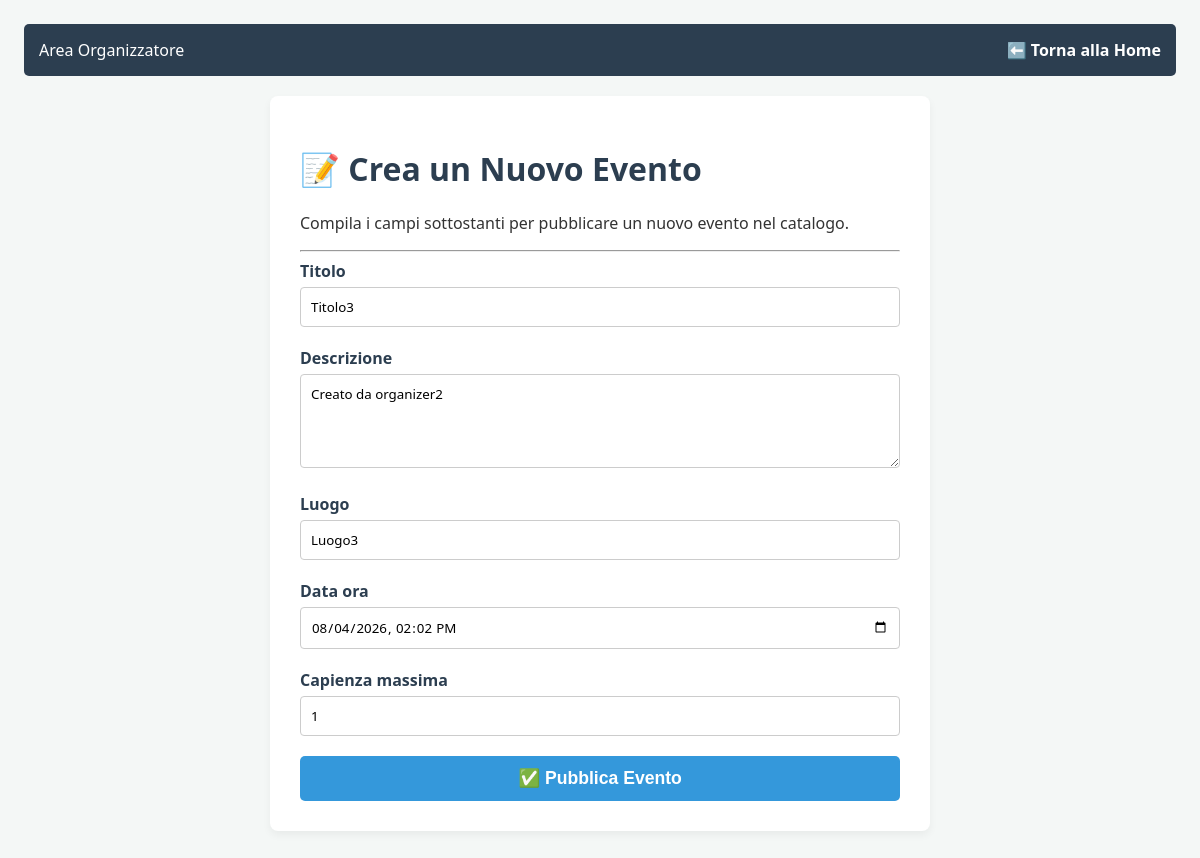
The page /evento/3/modifica/ (signed in) on the database its author committed.
### eventi/models.py (models this page shows, shortened)
class Evento(models.Model):
    titolo = models.CharField(max_length=200)
    descrizione = models.TextField()
    data_ora = models.DateTimeField()
    luogo = models.CharField(max_length=200)
    organizzatore = models.ForeignKey(
        settings.AUTH_USER_MODEL,
        on_delete=models.CASCADE,
        related_name='eventi_creati'
    )
    capienza_massima = models.PositiveIntegerField()

### eventi/views.py (the view)
# urls.py: path('evento/<int:evento_id>/modifica/', views.modifica_evento, name='modifica_evento'),
@login_required
def modifica_evento(request, evento_id):
    evento = get_object_or_404(Evento, id=evento_id)
    if evento.organizzatore != request.user and not request.user.is_superuser:
        return render(request, 'eventi/errore_permessi.html', status=403)
    if request.method == 'POST':
        form = EventoForm(request.POST, instance=evento)
        if form.is_valid():
            form.save()
            return redirect('dettaglio_evento', pk=evento.id)
    else:
        form = EventoForm(instance=evento)
    return render(request, 'eventi/crea_evento.html', {'form': form, 'modifica': True})

### eventi/forms.py
class EventoForm(forms.ModelForm):
    class Meta:
        model = Evento
        fields = ['titolo', 'descrizione', 'luogo', 'data_ora', 'capienza_massima']
        widgets = {
            'data_ora': forms.DateTimeInput(attrs={'type': 'datetime-local', 'class': 'form-input'}),
            'titolo': forms.TextInput(attrs={'class': 'form-input'}),
            'descrizione': forms.Textarea(attrs={'class': 'form-input', 'rows': 4}),
            'luogo': forms.TextInput(attrs={'class': 'form-input'}),
            'capienza_massima': forms.NumberInput(attrs={'class': 'form-input'}),
        }

### eventi/templates/eventi/crea_evento.html (shortened to what this page needs)
{% load static %}
<!DOCTYPE html>
<html lang="it">
<head>
    <link rel="stylesheet" href="{% static 'eventi/stile.css' %}">
</head>
<body>
    <div class="navbar">
        <div>Area Organizzatore</div>
        <div><a href="{% url 'home_eventi' %}" class="nav-link-torna">⬅️ Torna alla Home</a></div>
    </div>
    <div class="form-container">
        <h1 style="color: #2c3e50;">📝 Crea un Nuovo Evento</h1>
        <p>Compila i campi sottostanti per pubblicare un nuovo evento nel catalogo.</p>
        <hr>
        <form method="post">
            {% for field in form %}
                <div class="form-group">
                    <label for="{{ field.id_for_label }}">{{ field.label }}</label>
                    {{ field }}
                </div>
            {% endfor %}
            <button type="submit" class="btn-salva">✅ Pubblica Evento</button>
        </form>
    </div>
</body>
</html>

### eventi/static/eventi/stile.css (style rules this page uses)
body { font-family: 'Segoe UI', Tahoma, Geneva, Verdana, sans-serif; margin: 0; padding: 2vw; background-color: #f4f7f6; color: #333; box-sizing: border-box; }
h1 { color: #2c3e50; }
.navbar { background: #2c3e50; padding: 15px; color: white; margin-bottom: 20px; border-radius: 5px; display: flex; justify-content: space-between; align-items: center; gap: 15px; flex-wrap: wrap; }
.navbar a { color: #2ecc71; text-decoration: none; font-weight: bold; }
.nav-link-torna { text-decoration: none; font-weight: bold; color: white !important; }
.form-container { background-color: white; padding: 30px; border-radius: 8px; box-shadow: 0 4px 8px rgba(0,0,0,0.05); max-width: 600px; margin: 20px auto; }
.form-group { margin-bottom: 20px; }
.form-group label { display: block; font-weight: bold; margin-bottom: 5px; color: #2c3e50; }
.form-input { width: 100%; padding: 10px; border: 1px solid #ccc; border-radius: 4px; box-sizing: border-box; font-family: inherit; }
.btn-salva { background-color: #3498db; color: white; padding: 12px 20px; border: none; border-radius: 5px; cursor: pointer; font-weight: bold; width: 100%; font-size: 1.1em; }

### rows shown on the page
Evento: form "Titolo3" "Creato da organizer2" "Luogo3" "08/04/2026 14:02" "1"

### other values the page prints
{{ field.label }} "Titolo" "Descrizione" "Luogo" "Data ora" "Capienza massima"
